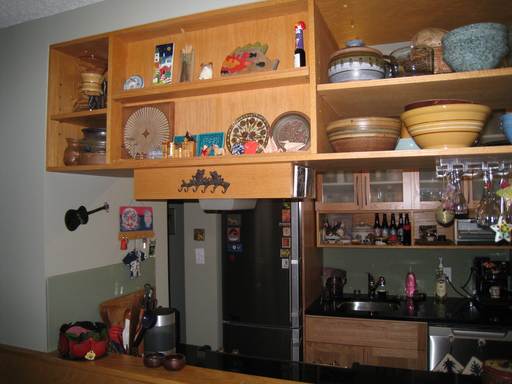
%> input picture spfree/4687.png, 512 x 384 px
$ octave demo_spfree_release.m   (GNU Octave 9; MATLAB toolbox functions it lacks are replaced by stand-ins)
%> lines starting %> are read from the running program, lines starting %| are printed output that depends on the picture
nam = '4687'
%nam = '20370'
%nam = '70435'
%nam = '5617'
input_i = im2double(imread(['D:\Dropbox\intrinsic\AAAI23_release\spfree\', nam, '.png']));

I_max = max(input_i, [], 3);
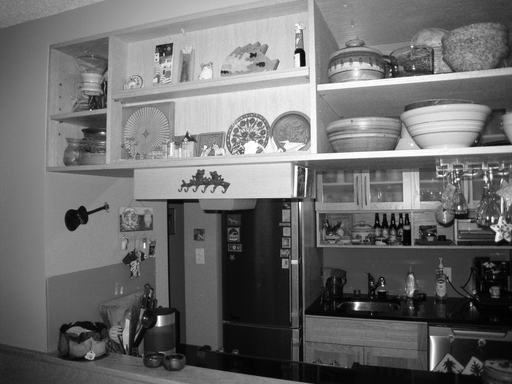
%> I_max: size 384x512 double; min 0, max 1, mean 0.427
I_min = min(input_i, [], 3);
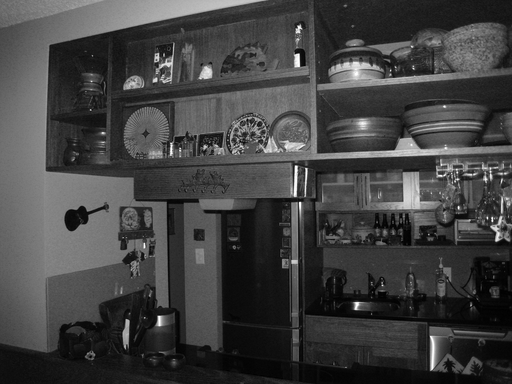
%> I_min: size 384x512 double; min 0, max 1, mean 0.258
cbcr_i = rgb2ycbcr(input_i);
%> cbcr_i: size 384x512x3 double; mean of channels 1, 2, 3 0.366, 0.457, 0.544
res = I_max - I_min;
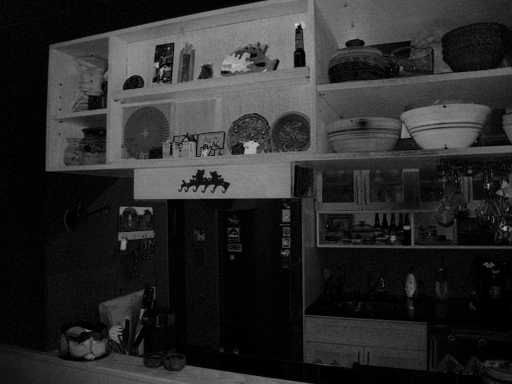
%> res: size 384x512 double; min 0, max 0.855, mean 0.169
res3 = cat(3,res,res,res);
spec_free = cat(3, res, cbcr_i(:,:,2), cbcr_i(:,:,3));
%> spec_free: size 384x512x3 double; mean of channels 1, 2, 3 0.169, 0.457, 0.544
imshow(ycbcr2rgb(spec_free));
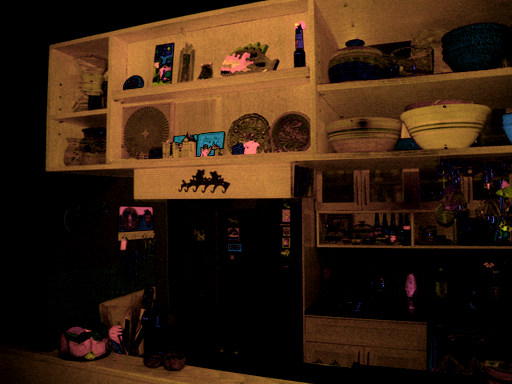
%> displayed picture: size 384x512x3, on the screen's scale of 0 to 255; mean R, G, B 53.8, 32.3, 15.3
imshow([input_i  res3  ycbcr2rgb(spec_free)]);
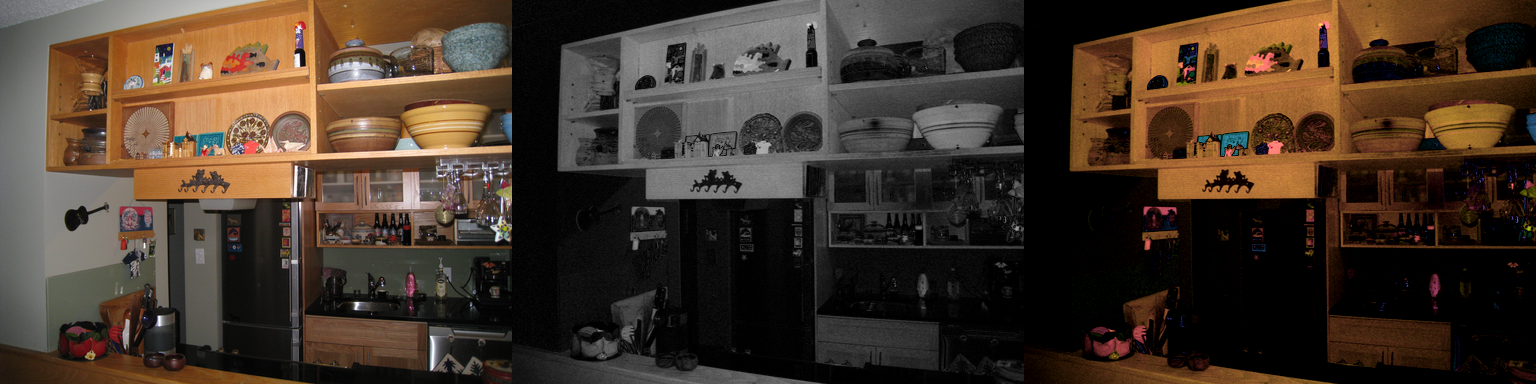
%> displayed picture: size 384x1536x3, on the screen's scale of 0 to 255; mean R, G, B 68.1, 53.7, 41.8

$ run again, with spfree/20370.png copied over spfree/4687.png
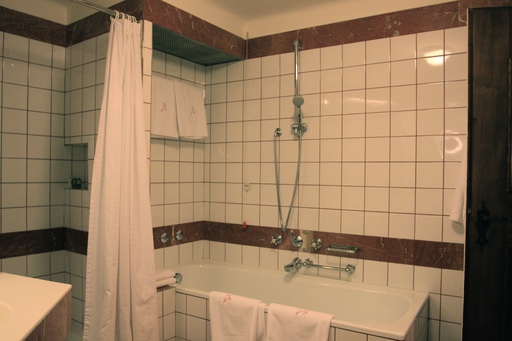
%> input picture spfree/20370.png, 512 x 341 px
%> cbcr_i: size 341x512x3 double; mean of channels 1, 2, 3 0.491, 0.435, 0.558
%> `res = I_max - I_min;`:
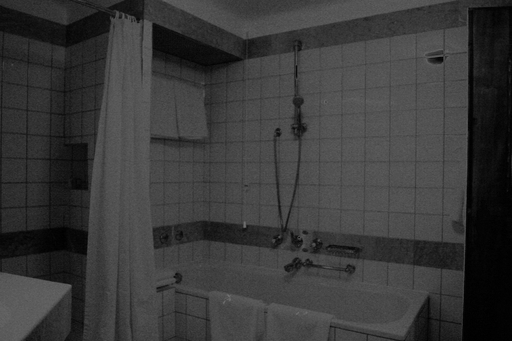
%> res: size 341x512 double; min 0, max 0.447, mean 0.225
%> spec_free: size 341x512x3 double; mean of channels 1, 2, 3 0.225, 0.435, 0.558
%> `imshow([input_i  res3  ycbcr2rgb(spec_free)]);`:
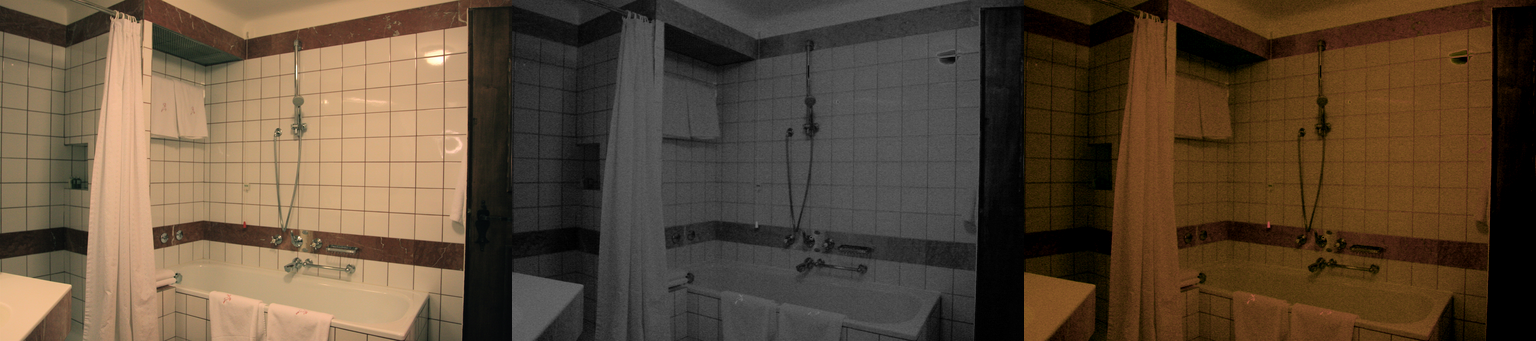
%> displayed picture: size 341x1536x3, on the screen's scale of 0 to 255; mean R, G, B 93.1, 74.7, 55.3

$ run again, with spfree/5617.png copied over spfree/4687.png
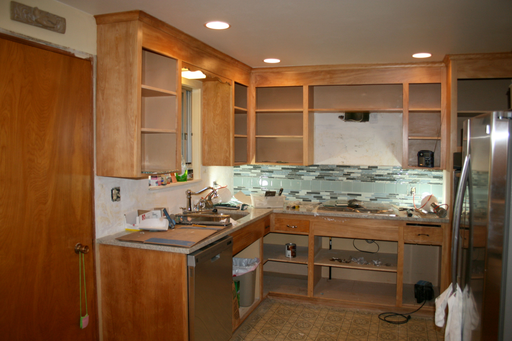
%> input picture spfree/5617.png, 512 x 341 px
%> cbcr_i: size 341x512x3 double; mean of channels 1, 2, 3 0.392, 0.433, 0.567
%> `res = I_max - I_min;`:
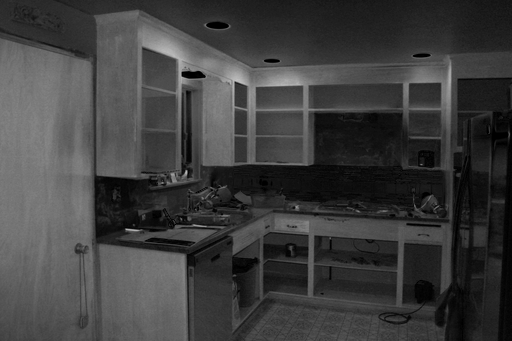
%> res: size 341x512 double; min 0, max 0.753, mean 0.246
%> spec_free: size 341x512x3 double; mean of channels 1, 2, 3 0.246, 0.433, 0.567
%> `imshow([input_i  res3  ycbcr2rgb(spec_free)]);`:
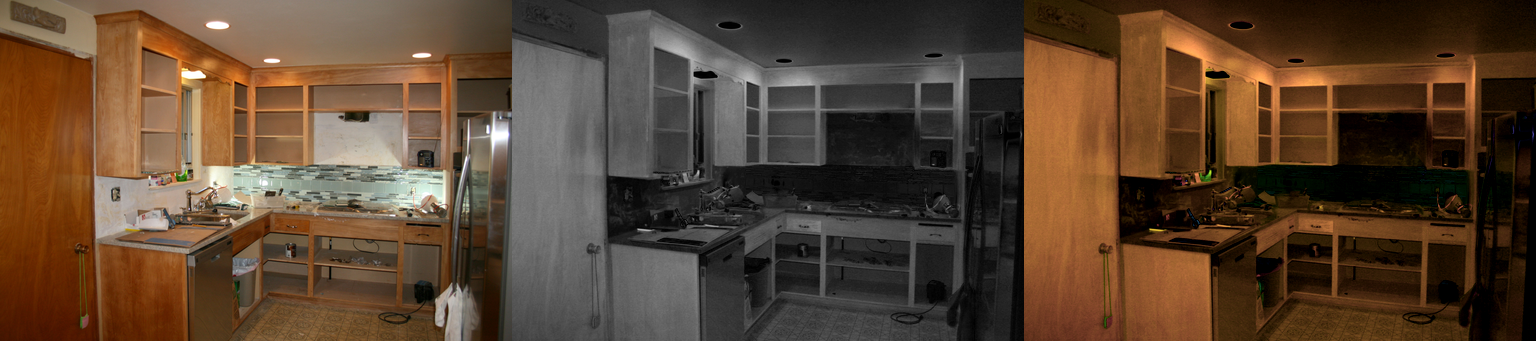
%> displayed picture: size 341x1536x3, on the screen's scale of 0 to 255; mean R, G, B 89.5, 67.4, 48.7

$ run again, with spfree/70435.png copied over spfree/4687.png
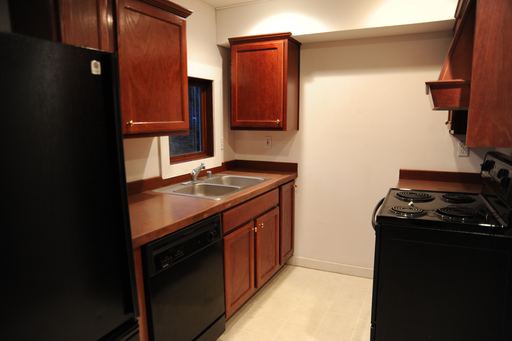
%> input picture spfree/70435.png, 512 x 341 px
%> cbcr_i: size 341x512x3 double; mean of channels 1, 2, 3 0.346, 0.459, 0.552
%> `res = I_max - I_min;`:
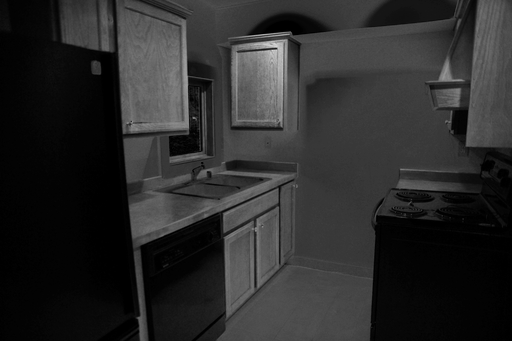
%> res: size 341x512 double; min 0, max 0.847, mean 0.167
%> spec_free: size 341x512x3 double; mean of channels 1, 2, 3 0.167, 0.459, 0.552
%> `imshow([input_i  res3  ycbcr2rgb(spec_free)]);`:
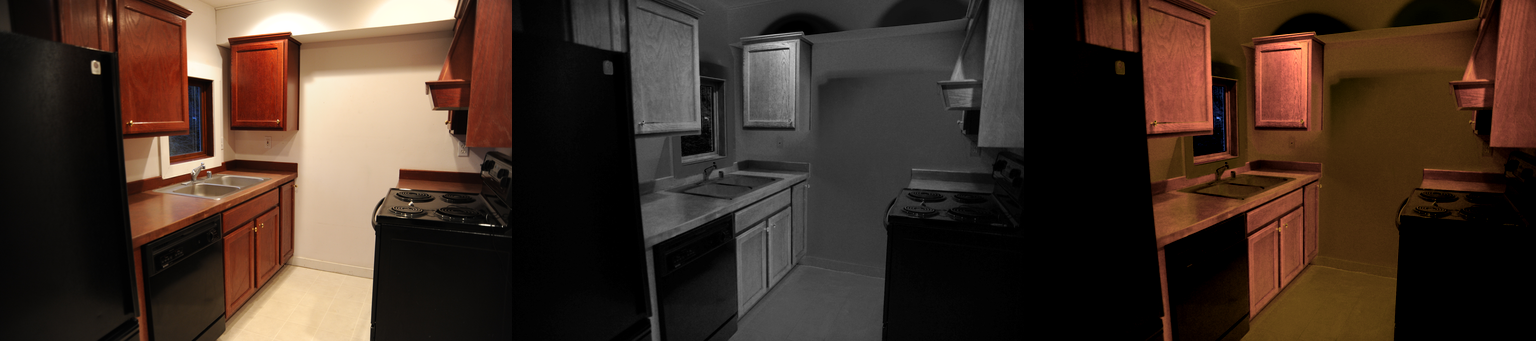
%> displayed picture: size 341x1536x3, on the screen's scale of 0 to 255; mean R, G, B 67.7, 50.5, 40
